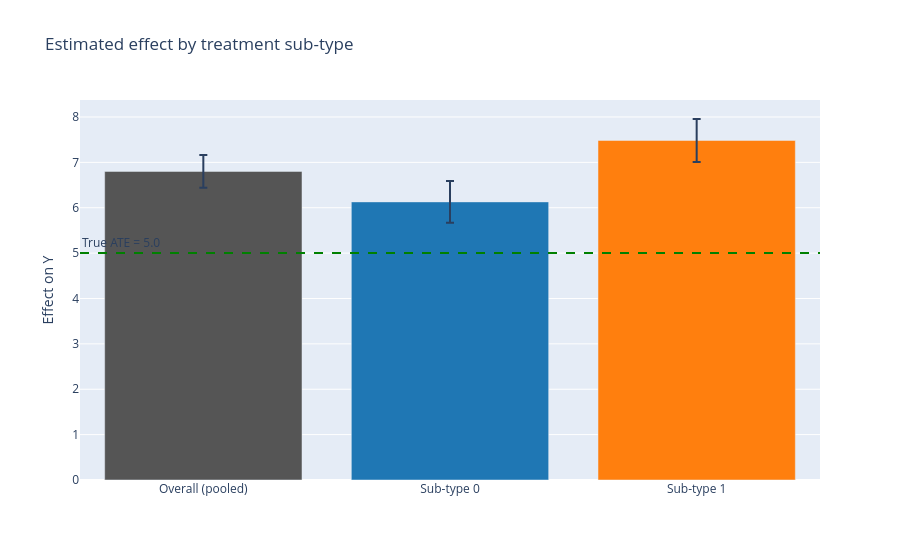

The cell this chart's notebook holds for it:
### Markdown cell above
## Assumption 1 — Consistency

{prf:ref}`consistency` requires the treatment to be **well-defined**: a single, unambiguous intervention. If "enrolled in the programme" secretly bundles several different delivery modes, then $Y(1)$ is not a single quantity and the estimated effect is an uninterpretable average.

**Diagnostic.** We re-estimate the (regression-adjusted) effect *separately for each treatment sub-type*, comparing each against the common control group. A stable effect across sub-types is reassuring; substantial variation flags an ambiguous treatment that should be split into distinct interventions.

### Code cell
# Re-estimate the effect within each treatment sub-type (delivery mode).
covariates_adj = ['X1', 'X2', 'X3', 'X4', 'X5', 'X6', 'X7', 'X8', 'X9', 'X10']
consistency_tbl = consistency_diagnostic(
    data, treatment='T_Treatment', outcome='Y',
    subtype_col='Treatment_Subtype', covariates=covariates_adj,
)
display(consistency_tbl.round(3))

# Visualise the effect per sub-type with ±1.96 SE error bars
fig = go.Figure()
fig.add_trace(go.Bar(
    x=consistency_tbl['Group'], y=consistency_tbl['Effect'],
    error_y=dict(type='data', array=1.96 * consistency_tbl['Std. Error']),
    marker_color=['#555555', '#1f77b4', '#ff7f0e'][:len(consistency_tbl)],
))
fig.add_hline(y=ATE, line_dash='dash', line_color='green',
              annotation_text=f'True ATE = {ATE}', annotation_position='top left')
fig.update_layout(title_text='Estimated effect by treatment sub-type',
                  yaxis_title='Effect on Y', xaxis_title='')
show(fig)

### Figure 1 — Plotly figure (JSON) as saved in the notebook; plotly's stock layout.template omitted (floating-point values rounded to 4 significant figures)
{"data": [{"error_y": {"array": [0.3601, 0.4603, 0.4728], "type": "data"}, "marker": {"color": ["#555555", "#1f77b4", "#ff7f0e"]}, "type": "bar", "x": ["Overall (pooled)", "Sub-type 0", "Sub-type 1"], "y": [6.801, 6.129, 7.483]}], "layout": {"annotations": [{"showarrow": false, "text": "True ATE = 5.0", "x": 0, "xanchor": "left", "xref": "x domain", "y": 5, "yanchor": "bottom", "yref": "y"}], "autosize": true, "shapes": [{"line": {"color": "green", "dash": "dash"}, "type": "line", "x0": 0, "x1": 1, "xref": "x domain", "y0": 5, "y1": 5, "yref": "y"}], "title": {"text": "Estimated effect by treatment sub-type"}, "xaxis": {"title": {"text": ""}}, "yaxis": {"title": {"text": "Effect on Y"}}}}
